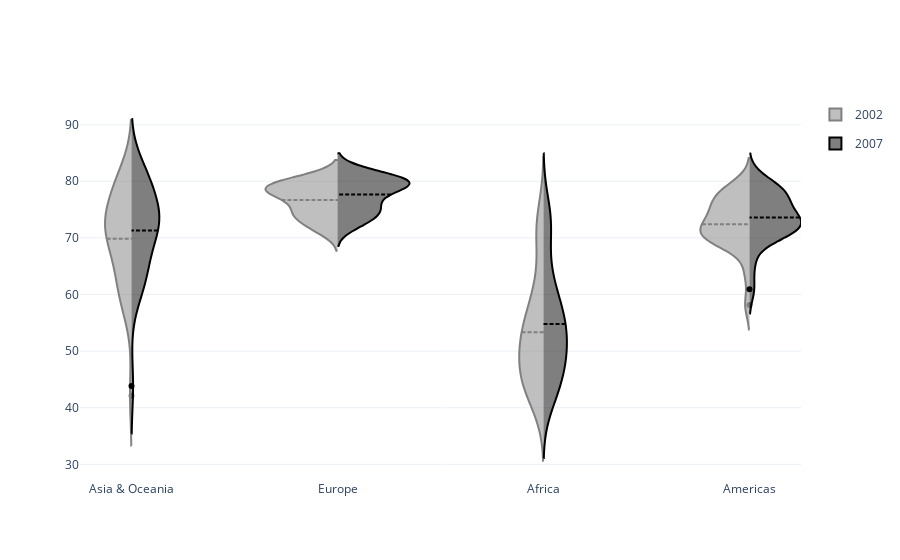

Notebook cell for this chart:
### Code cell
# Importing library
import pandas as pd
import plotly.express as px
import plotly.graph_objs as go

# Calling the dataset
df = px.data.gapminder()
df = df.replace('Oceania','Asia & Oceania')
df = df.replace('Asia','Asia & Oceania')

# Making a split violin
fig = go.Figure()
fig.add_trace(
        go.Violin(x=df['continent'][df['year']==2002], y=df['lifeExp'][df['year']==2002], 
                  legendgroup='2002', scalegroup='2002', name='2002',
                  side='negative', line_color='grey')
             )
fig.add_trace(
        go.Violin(x=df['continent'][df['year']==2007], y=df['lifeExp'][df['year']==2007], 
                  legendgroup='2007', scalegroup='2007', name='2007',
                  side='positive', line_color='black')
             )
fig.update_traces(meanline_visible=True)
fig.update_layout(violingap=0, violinmode='overlay', template='plotly_white')
fig.show()

### Figure 1 — Plotly figure (JSON) as saved in the notebook; plotly's stock layout.template omitted (floating-point values rounded to 4 significant figures; data arrays with more than 128 entries replaced by an {"elided": "..."} marker saying what was removed)
{"data": [{"legendgroup": "2002", "line": {"color": "grey"}, "meanline": {"visible": true}, "name": "2002", "scalegroup": "2002", "side": "negative", "type": "violin", "x": {"elided": "142 str values"}, "y": {"elided": "142 float values"}}, {"legendgroup": "2007", "line": {"color": "black"}, "meanline": {"visible": true}, "name": "2007", "scalegroup": "2007", "side": "positive", "type": "violin", "x": {"elided": "142 str values"}, "y": {"elided": "142 float values"}}], "layout": {"violingap": 0, "violinmode": "overlay"}}
